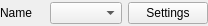
<?xml version="1.0" encoding="UTF-8"?>
<ui version="4.0">
 <class>ImageFormatPrefWidget</class>
 <widget class="QWidget" name="ImageFormatPrefWidget">
  <property name="geometry">
   <rect>
    <x>0</x>
    <y>0</y>
    <width>208</width>
    <height>26</height>
   </rect>
  </property>
  <property name="windowTitle">
   <string>Form</string>
  </property>
  <layout class="QHBoxLayout" name="horizontalLayout">
   <property name="leftMargin">
    <number>0</number>
   </property>
   <property name="topMargin">
    <number>0</number>
   </property>
   <property name="rightMargin">
    <number>0</number>
   </property>
   <property name="bottomMargin">
    <number>0</number>
   </property>
   <item>
    <widget class="QLabel" name="formatName">
     <property name="text">
      <string>Name</string>
     </property>
    </widget>
   </item>
   <item>
    <widget class="QComboBox" name="optimizersComboBox"/>
   </item>
   <item>
    <widget class="QPushButton" name="formatSettingsPushButton">
     <property name="text">
      <string>Settings</string>
     </property>
    </widget>
   </item>
  </layout>
 </widget>
 <resources/>
 <connections/>
</ui>
